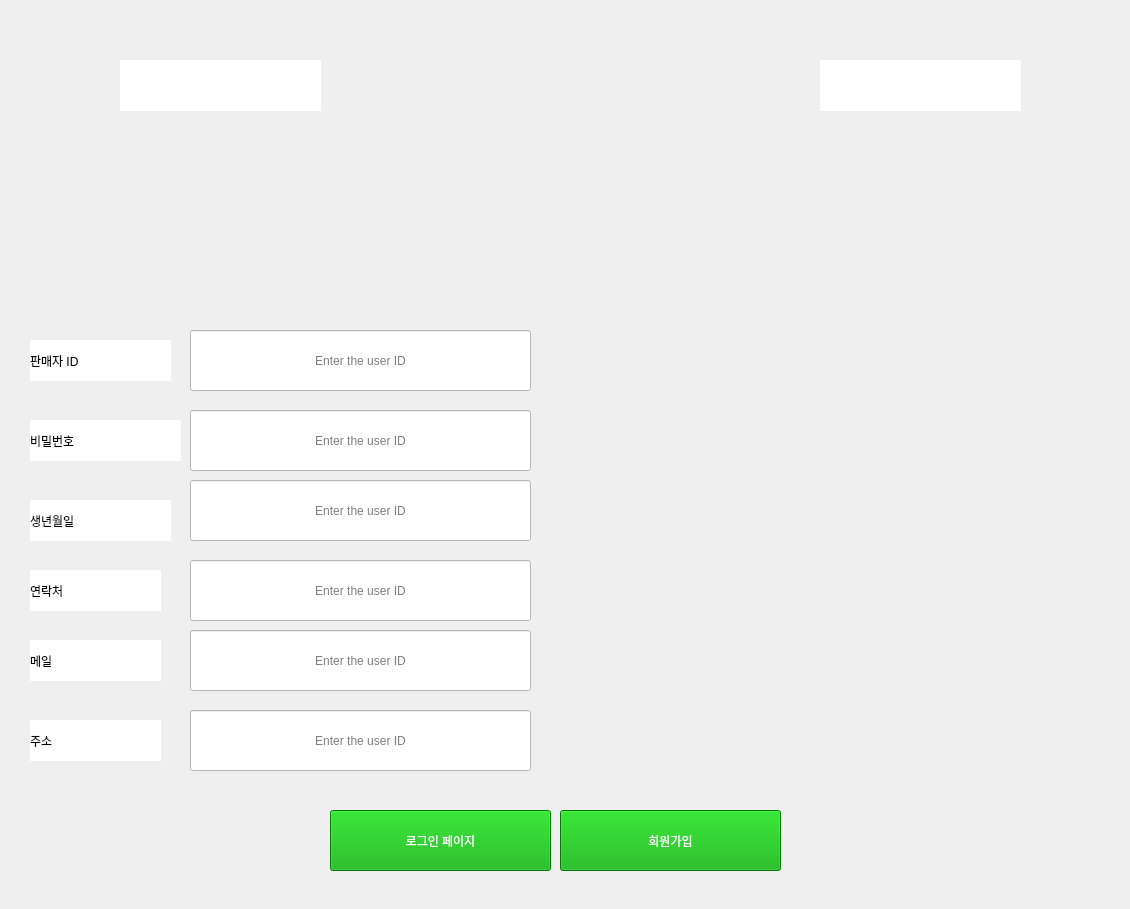
    <widget class="QWidget" name="number2">
     <widget class="QPushButton" name="manager_login_singup_btn">
      <property name="geometry">
       <rect>
        <x>330</x>
        <y>810</y>
        <width>221</width>
        <height>61</height>
       </rect>
      </property>
      <property name="styleSheet">
       <string notr="true">background-color:rgb(0, 170, 0);
font: 25pt &quot;Sitka Banner&quot;;
color: rgb(255, 255, 255);</string>
      </property>
      <property name="text">
       <string>로그인 페이지</string>
      </property>
     </widget>
     <widget class="QLineEdit" name="manager_email_singup">
      <property name="geometry">
       <rect>
        <x>190</x>
        <y>630</y>
        <width>341</width>
        <height>61</height>
       </rect>
      </property>
      <property name="styleSheet">
       <string notr="true">background-color:rgb(255, 255, 255);
font: 25pt &quot;Sitka Banner&quot;;
color: rgb(0, 0, 0);</string>
      </property>
      <property name="text">
       <string/>
      </property>
      <property name="alignment">
       <set>Qt::AlignCenter</set>
      </property>
      <property name="placeholderText">
       <string>Enter the user ID</string>
      </property>
     </widget>
     <widget class="QLineEdit" name="manager_password_singup">
      <property name="geometry">
       <rect>
        <x>190</x>
        <y>410</y>
        <width>341</width>
        <height>61</height>
       </rect>
      </property>
      <property name="styleSheet">
       <string notr="true">background-color:rgb(255, 255, 255);
font: 25pt &quot;Sitka Banner&quot;;
color: rgb(0, 0, 0);</string>
      </property>
      <property name="text">
       <string/>
      </property>
      <property name="alignment">
       <set>Qt::AlignCenter</set>
      </property>
      <property name="placeholderText">
       <string>Enter the user ID</string>
      </property>
     </widget>
     <widget class="QLabel" name="label_10">
      <property name="geometry">
       <rect>
        <x>30</x>
        <y>640</y>
        <width>131</width>
        <height>41</height>
       </rect>
      </property>
      <property name="styleSheet">
       <string notr="true">background-color:rgb(255, 255, 255);
font: 25pt &quot;Sitka Banner&quot;;
color: rgb(0, 0, 0);</string>
      </property>
      <property name="text">
       <string>메일</string>
      </property>
     </widget>
     <widget class="QLabel" name="label_13">
      <property name="geometry">
       <rect>
        <x>120</x>
        <y>60</y>
        <width>201</width>
        <height>51</height>
       </rect>
      </property>
      <property name="styleSheet">
       <string notr="true">background-color:rgb(255, 255, 255);
font: 25pt &quot;Sitka Banner&quot;;
color: rgb(0, 0, 0);</string>
      </property>
      <property name="text">
       <string/>
      </property>
     </widget>
     <widget class="QLabel" name="label_8">
      <property name="geometry">
       <rect>
        <x>30</x>
        <y>340</y>
        <width>141</width>
        <height>41</height>
       </rect>
      </property>
      <property name="styleSheet">
       <string notr="true">background-color:rgb(255, 255, 255);
font: 25pt &quot;Sitka Banner&quot;;
color: rgb(0, 0, 0);</string>
      </property>
      <property name="text">
       <string>판매자 ID</string>
      </property>
     </widget>
     <widget class="QLabel" name="label_14">
      <property name="geometry">
       <rect>
        <x>30</x>
        <y>500</y>
        <width>141</width>
        <height>41</height>
       </rect>
      </property>
      <property name="styleSheet">
       <string notr="true">background-color:rgb(255, 255, 255);
font: 25pt &quot;Sitka Banner&quot;;
color: rgb(0, 0, 0);</string>
      </property>
      <property name="text">
       <string>생년월일</string>
      </property>
     </widget>
     <widget class="QLineEdit" name="manager_birth_singup">
      <property name="geometry">
       <rect>
        <x>190</x>
        <y>480</y>
        <width>341</width>
        <height>61</height>
       </rect>
      </property>
      <property name="styleSheet">
       <string notr="true">background-color:rgb(255, 255, 255);
font: 25pt &quot;Sitka Banner&quot;;
color: rgb(0, 0, 0);</string>
      </property>
      <property name="text">
       <string/>
      </property>
      <property name="alignment">
       <set>Qt::AlignCenter</set>
      </property>
      <property name="placeholderText">
       <string>Enter the user ID</string>
      </property>
     </widget>
     <widget class="QLineEdit" name="manager_id_singup">
      <property name="geometry">
       <rect>
        <x>190</x>
        <y>330</y>
        <width>341</width>
        <height>61</height>
       </rect>
      </property>
      <property name="styleSheet">
       <string notr="true">background-color:rgb(255, 255, 255);
font: 25pt &quot;Sitka Banner&quot;;
color: rgb(0, 0, 0);</string>
      </property>
      <property name="text">
       <string/>
      </property>
      <property name="alignment">
       <set>Qt::AlignCenter</set>
      </property>
      <property name="placeholderText">
       <string>Enter the user ID</string>
      </property>
     </widget>
     <widget class="QLabel" name="label_15">
      <property name="geometry">
       <rect>
        <x>30</x>
        <y>420</y>
        <width>151</width>
        <height>41</height>
       </rect>
      </property>
      <property name="styleSheet">
       <string notr="true">background-color:rgb(255, 255, 255);
font: 25pt &quot;Sitka Banner&quot;;
color: rgb(0, 0, 0);</string>
      </property>
      <property name="text">
       <string>비밀번호</string>
      </property>
     </widget>
     <widget class="QLabel" name="label_16">
      <property name="geometry">
       <rect>
        <x>30</x>
        <y>570</y>
        <width>131</width>
        <height>41</height>
       </rect>
      </property>
      <property name="styleSheet">
       <string notr="true">background-color:rgb(255, 255, 255);
font: 25pt &quot;Sitka Banner&quot;;
color: rgb(0, 0, 0);</string>
      </property>
      <property name="text">
       <string>연락처</string>
      </property>
     </widget>
     <widget class="QLineEdit" name="manager_phone_singup">
      <property name="geometry">
       <rect>
        <x>190</x>
        <y>560</y>
        <width>341</width>
        <height>61</height>
       </rect>
      </property>
      <property name="styleSheet">
       <string notr="true">background-color:rgb(255, 255, 255);
font: 25pt &quot;Sitka Banner&quot;;
color: rgb(0, 0, 0);</string>
      </property>
      <property name="text">
       <string/>
      </property>
      <property name="alignment">
       <set>Qt::AlignCenter</set>
      </property>
      <property name="placeholderText">
       <string>Enter the user ID</string>
      </property>
     </widget>
     <widget class="QLineEdit" name="manager_address_singup">
      <property name="geometry">
       <rect>
        <x>190</x>
        <y>710</y>
        <width>341</width>
        <height>61</height>
       </rect>
      </property>
      <property name="styleSheet">
       <string notr="true">background-color:rgb(255, 255, 255);
font: 25pt &quot;Sitka Banner&quot;;
color: rgb(0, 0, 0);</string>
      </property>
      <property name="text">
       <string/>
      </property>
      <property name="alignment">
       <set>Qt::AlignCenter</set>
      </property>
      <property name="placeholderText">
       <string>Enter the user ID</string>
      </property>
     </widget>
     <widget class="QLabel" name="label_17">
      <property name="geometry">
       <rect>
        <x>30</x>
        <y>720</y>
        <width>131</width>
        <height>41</height>
       </rect>
      </property>
      <property name="styleSheet">
       <string notr="true">background-color:rgb(255, 255, 255);
font: 25pt &quot;Sitka Banner&quot;;
color: rgb(0, 0, 0);</string>
      </property>
      <property name="text">
       <string>주소</string>
      </property>
     </widget>
     <widget class="QPushButton" name="manager_signup_complete_btn">
      <property name="geometry">
       <rect>
        <x>560</x>
        <y>810</y>
        <width>221</width>
        <height>61</height>
       </rect>
      </property>
      <property name="styleSheet">
       <string notr="true">background-color:rgb(0, 170, 0);
font: 25pt &quot;Sitka Banner&quot;;
color: rgb(255, 255, 255);</string>
      </property>
      <property name="text">
       <string>회원가입</string>
      </property>
     </widget>
     <widget class="QLabel" name="label_20">
      <property name="geometry">
       <rect>
        <x>820</x>
        <y>60</y>
        <width>201</width>
        <height>51</height>
       </rect>
      </property>
      <property name="styleSheet">
       <string notr="true">background-color:rgb(255, 255, 255);
font: 25pt &quot;Sitka Banner&quot;;
color: rgb(0, 0, 0);</string>
      </property>
      <property name="text">
       <string/>
      </property>
     </widget>
     <widget class="QLabel" name="label_4">
      <property name="geometry">
       <rect>
        <x>0</x>
        <y>0</y>
        <width>1121</width>
        <height>900</height>
       </rect>
      </property>
      <property name="text">
       <string/>
      </property>
      <property name="pixmap">
       <pixmap>회원가입.webp</pixmap>
      </property>
      <property name="scaledContents">
       <bool>true</bool>
      </property>
     </widget>
     <zorder>label_4</zorder>
     <zorder>manager_login_singup_btn</zorder>
     <zorder>manager_email_singup</zorder>
     <zorder>manager_password_singup</zorder>
     <zorder>label_10</zorder>
     <zorder>label_13</zorder>
     <zorder>label_8</zorder>
     <zorder>label_14</zorder>
     <zorder>manager_birth_singup</zorder>
     <zorder>manager_id_singup</zorder>
     <zorder>label_15</zorder>
     <zorder>label_16</zorder>
     <zorder>manager_phone_singup</zorder>
     <zorder>manager_address_singup</zorder>
     <zorder>label_17</zorder>
     <zorder>manager_signup_complete_btn</zorder>
     <zorder>label_20</zorder>
    </widget>
